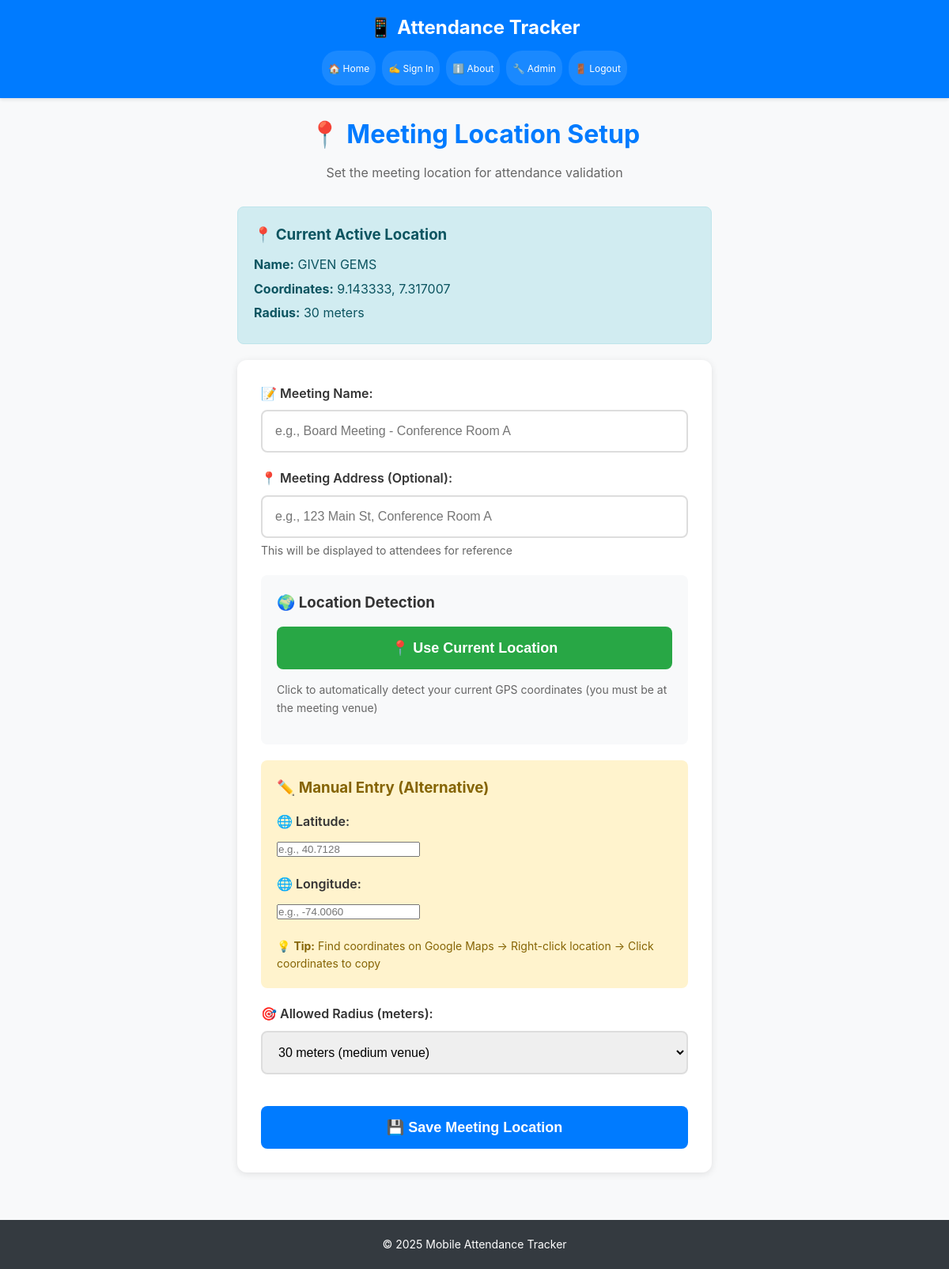
/location-setup (signed in), run on an earlier commit of the app's database.
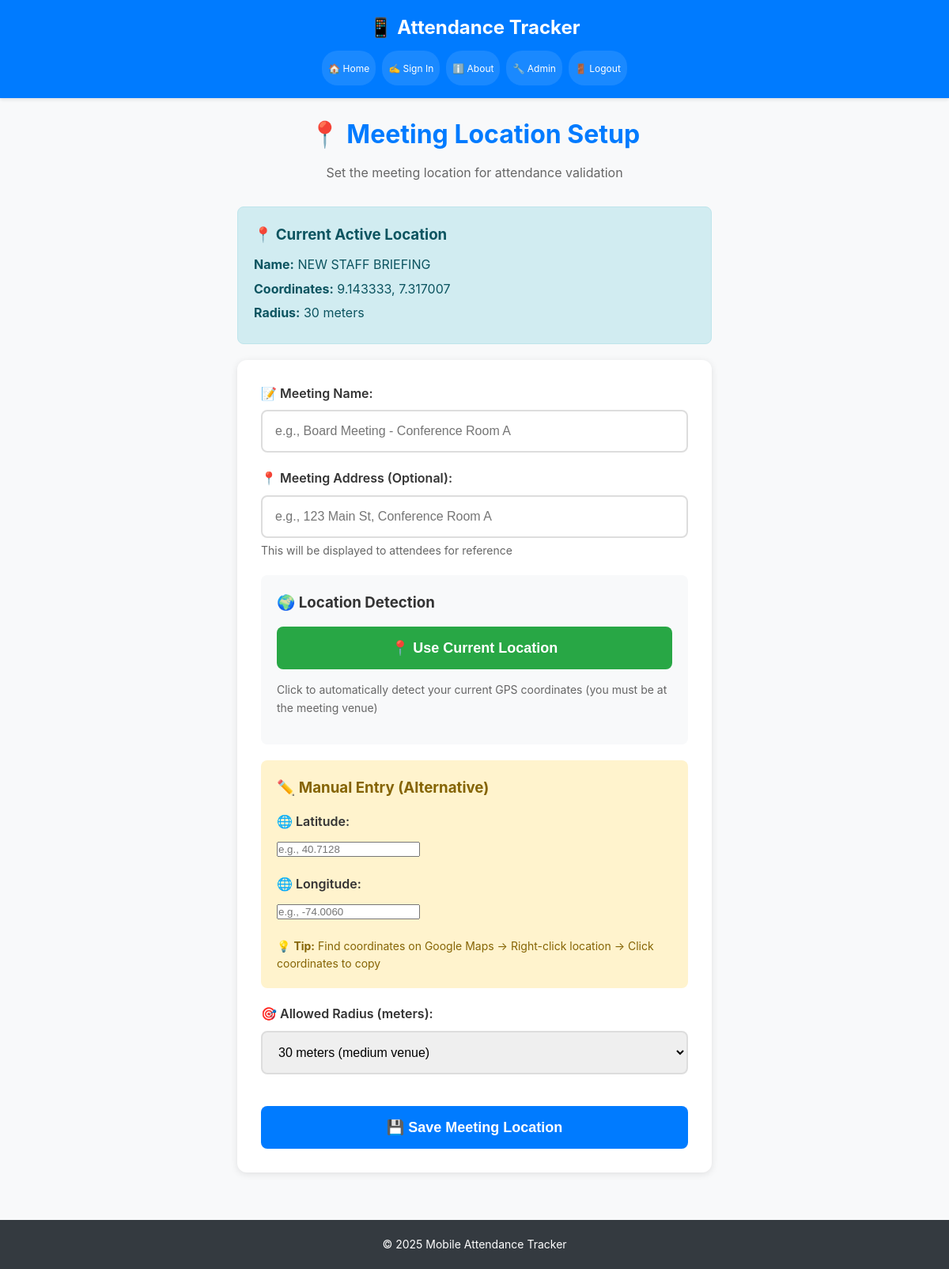
And on a later commit of the database.
### models.py (models this page shows)
class MeetingLocation(db.Model):
    id = db.Column(db.Integer, primary_key=True)
    name = db.Column(db.String(200), nullable=False)
    address = db.Column(db.String(500), nullable=True)  # Add address field
    latitude = db.Column(db.Float, nullable=False)
    longitude = db.Column(db.Float, nullable=False)
    radius_meters = db.Column(db.Integer, default=30)
    is_active = db.Column(db.Boolean, default=True)
    created_at = db.Column(db.DateTime, default=db.func.current_timestamp())

### app.py (the view)
@app.route('/location-setup')
@admin_required
def location_setup():
    active_location = get_active_meeting_location()
    return render_template('location_setup.html', active_location=active_location)

### app.py (called while the page is built)
def admin_required(f):
    @wraps(f)
    def decorated_function(*args, **kwargs):
        if not session.get('admin_logged_in'):
            flash('Admin access required. Please log in.', 'error')
            return redirect(url_for('admin_login'))
        return f(*args, **kwargs)
    return decorated_function

def get_active_meeting_location():
    return MeetingLocation.query.filter_by(is_active=True).first()

### templates/location_setup.html (shortened to what this page needs)
{% extends "base.html" %}
{% block content %}
<div style="max-width: 600px; margin: 0 auto;">
    <div style="text-align: center; margin-bottom: 30px;">
        <h1 style="color: #007bff; margin-bottom: 10px;">📍 Meeting Location Setup</h1>
        <p style="color: #666; font-size: 16px;">Set the meeting location for attendance validation</p>
    </div>
    {% if active_location %}
    <div style="background: #d1ecf1; padding: 20px; border-radius: 8px; margin-bottom: 20px; border: 1px solid #bee5eb;">
        <h3 style="color: #0c5460; margin-bottom: 10px;">📍 Current Active Location</h3>
        <p style="color: #0c5460; margin: 5px 0;"><strong>Name:</strong> {{ active_location.name }}</p>
        <p style="color: #0c5460; margin: 5px 0;"><strong>Coordinates:</strong> {{ active_location.latitude }}, {{ active_location.longitude }}</p>
        <p style="color: #0c5460; margin: 5px 0;"><strong>Radius:</strong> {{ active_location.radius_meters }} meters</p>
    </div>
    {% endif %}
    <div style="background: white; padding: 30px; border-radius: 12px; box-shadow: 0 2px 10px rgba(0,0,0,0.1);">
        <form method="POST" action="{{ url_for('save_location') }}" id="locationForm">
            <div class="form-group">
                <label for="name">📝 Meeting Name:</label>
                <input type="text" id="name" name="name" required
                       placeholder="e.g., Board Meeting - Conference Room A">
            </div>
            <div class="form-group">
                <label for="address">📍 Meeting Address (Optional):</label>
                <input type="text" id="address" name="address"
                       placeholder="e.g., 123 Main St, Conference Room A">
                <p style="color: #666; font-size: 14px; margin-top: 5px;">
                    This will be displayed to attendees for reference
                </p>
            </div>
            <div style="background: #f8f9fa; padding: 20px; border-radius: 8px; margin: 20px 0;">
                <h3 style="color: #333; margin-bottom: 15px;">🌍 Location Detection</h3>
                <button type="button" id="getCurrentLocation" class="btn btn-primary" style="margin-bottom: 15px; background-color: #28a745;">
                    📍 Use Current Location
                </button>
                <p style="color: #666; font-size: 14px; margin-bottom: 15px;">
                    Click to automatically detect your current GPS coordinates (you must be at the meeting venue)
                </p>
            </div>
            <div style="background: #fff3cd; padding: 20px; border-radius: 8px; margin: 20px 0;">
                <h3 style="color: #856404; margin-bottom: 15px;">✏️ Manual Entry (Alternative)</h3>
                <div class="form-group">
                    <label for="latitude">🌐 Latitude:</label>
                    <input type="number" step="any" id="latitude" name="latitude" required
                           placeholder="e.g., 40.7128">
                </div>
                <div class="form-group">
                    <label for="longitude">🌐 Longitude:</label>
                    <input type="number" step="any" id="longitude" name="longitude" required
                           placeholder="e.g., -74.0060">
                </div>
                <p style="color: #856404; font-size: 14px; margin-top: 10px;">
                    💡 <strong>Tip:</strong> Find coordinates on Google Maps → Right-click location → Click coordinates to copy
                </p>
            </div>
            <div class="form-group">
                <label for="radius">🎯 Allowed Radius (meters):</label>
                <select id="radius" name="radius" style="width: 100%; padding: 16px; border: 2px solid #ddd; border-radius: 8px; font-size: 16px;">
                    <option value="30" selected>30 meters (medium venue)</option>
                </select>
            </div>
            <button type="submit" class="btn btn-primary" style="margin-top: 20px;">
                💾 Save Meeting Location
            </button>
        </form>
    </div>
</div>
{% endblock %}

### templates/base.html (shortened to what this page needs)
<!DOCTYPE html>
<html lang="en">
<head>
</head>
<body>
    <nav class="navbar">
        <h1>📱 Attendance Tracker</h1>
        <ul class="nav-links">
            <li><a href="{{ url_for('index') }}">🏠 Home</a></li>
            <li><a href="{{ url_for('attendance_form') }}">✍️ Sign In</a></li>
            <li><a href="{{ url_for('about') }}">ℹ️ About</a></li>
            {% if session.admin_logged_in %}
                <li><a href="{{ url_for('admin') }}">🔧 Admin</a></li>
                <li><a href="{{ url_for('admin_logout') }}">🚪 Logout</a></li>
            {% else %}
                <li><a href="{{ url_for('admin_login') }}">🔐 Admin Login</a></li>
            {% endif %}
        </ul>
    </nav>
    <main class="container">
        {% block content %}{% endblock %}
    </main>
    <footer class="footer">
        <p>&copy; 2025 Mobile Attendance Tracker</p>
    </footer>
</body>
</html>

What changed in the data, as far as the page shows it:
no longer on this page (row edited): MeetingLocation: name "GIVEN GEMS", latitude "9.143333", longitude "7.317007", radius_meters "30"
added MeetingLocation: name "NEW STAFF BRIEFING", latitude "9.143333", longitude "7.317007", radius_meters "30"
